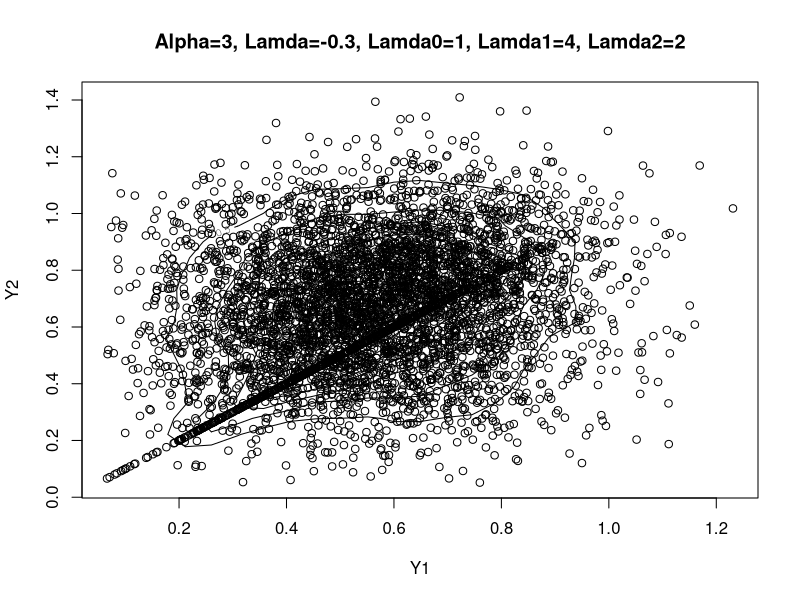
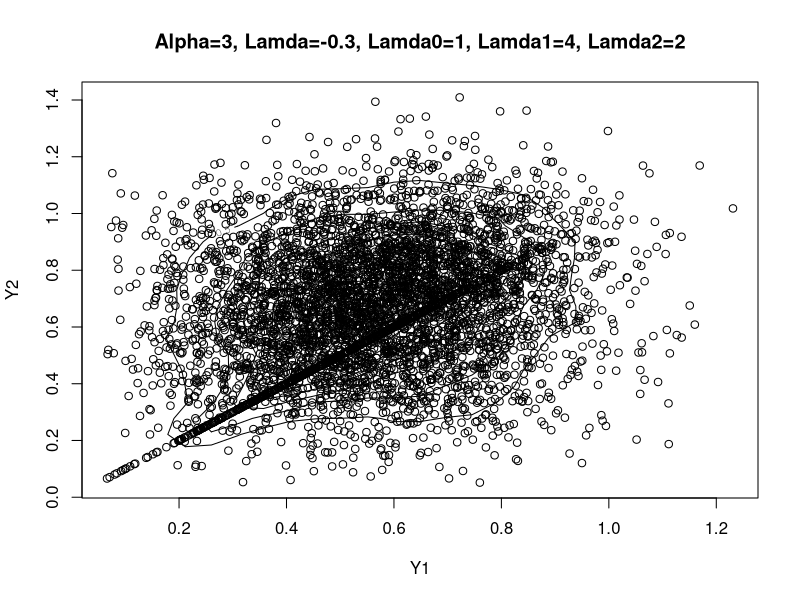
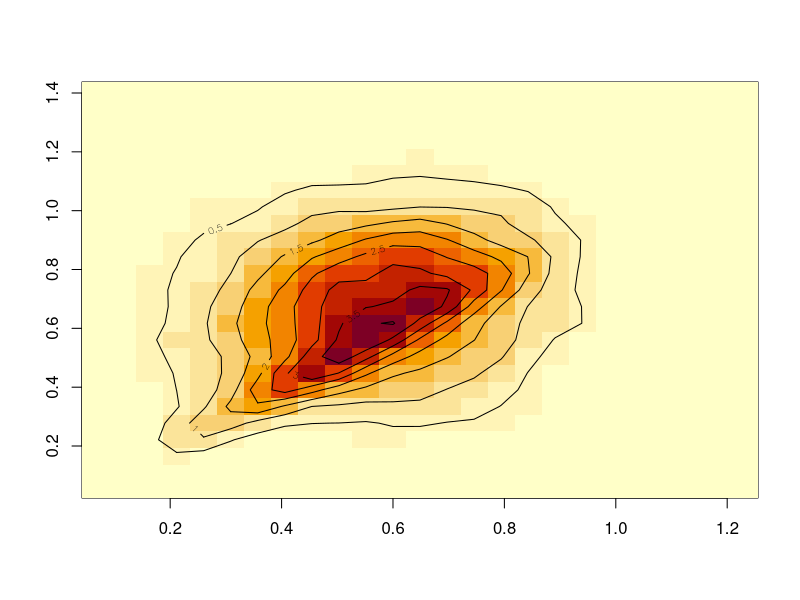
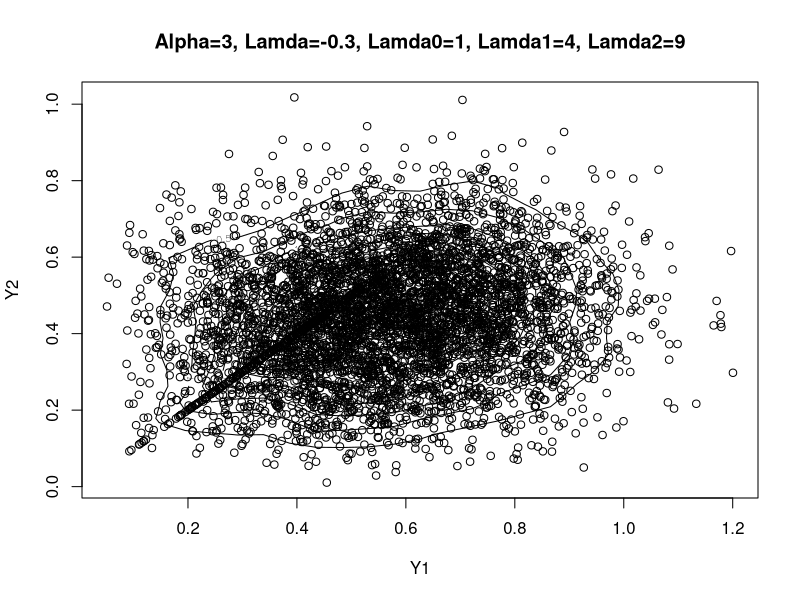
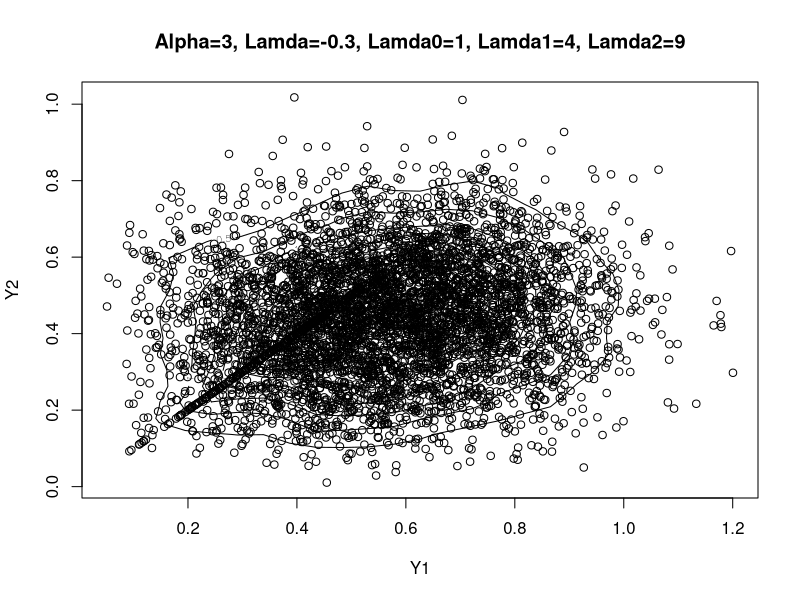
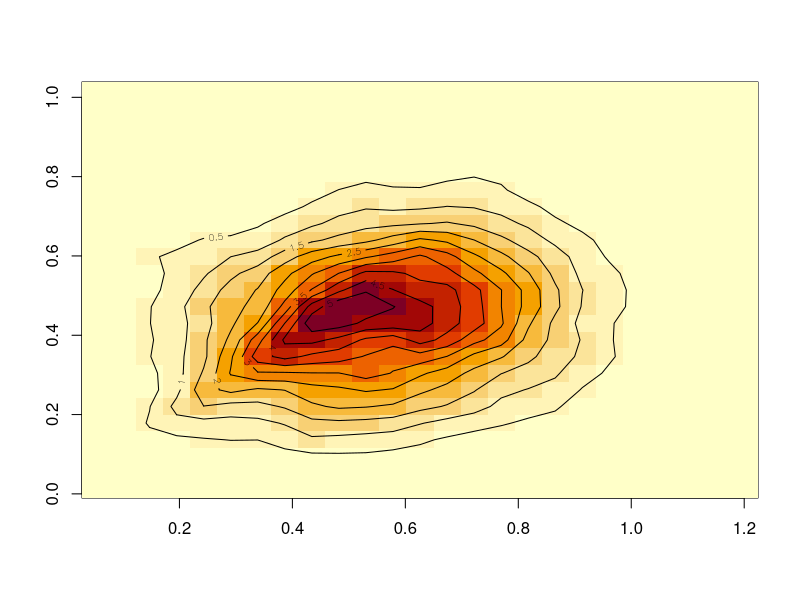
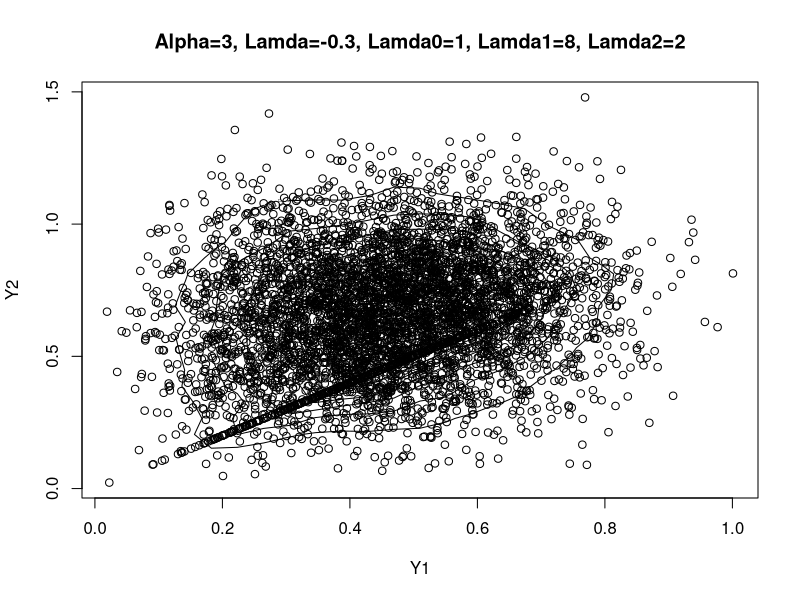
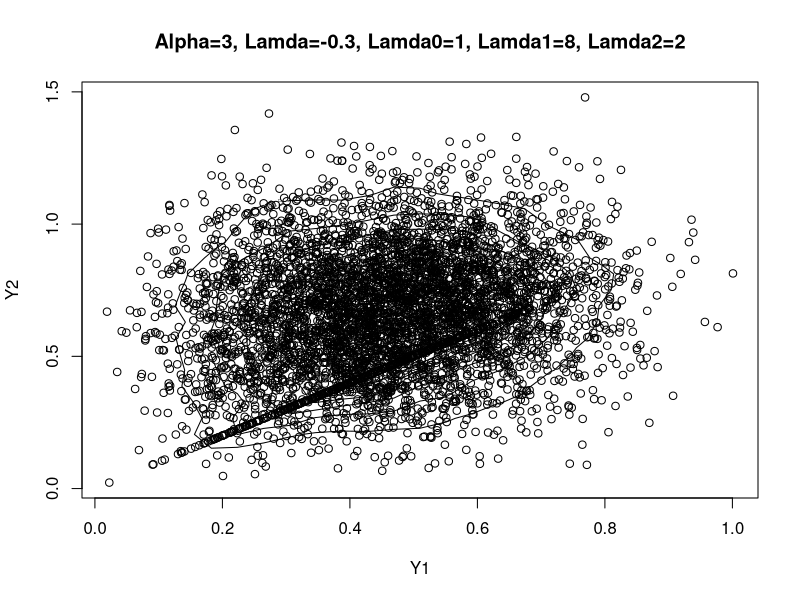

Generate these figures, in order, with R: (Note: this script raises an error after producing the figures.)
library(MASS)
#F* = (1+lamda)F - (lamda)^2

# 1-D Weibull
weibull_pdf_1d <- function(x, alpha, theta)
{
	return (alpha * theta * x^(alpha - 1) * exp(-theta * x^alpha))
}

weibull_se_1d <- function(x, alpha, theta)
{
	return (exp(-theta * x^alpha))
}

weibull_cdf_1d <- function(x, alpha, theta)
{
	return (1 - weibull_se_1d(x, alpha, theta))
}

#Generates n 1-D weibull numbers with given parameters
weibull_generator_1d <- function(alpha, theta, n)
{
	u <- runif(n)
	return (((-1/theta) * log(u))^(1/alpha))
}

# 2-D Marshall–Olkin bivariate Weibull
mobw_pdf_2d <- function(x1, x2, alpha, lamda0, lamda1, lamda2)
{
	if(x1 < x2)
	{
		return (weibull_pdf_1d(x1, alpha, lamda1) * weibull_pdf_1d(x2, alpha, lamda0 + lamda2))
	}
	else if (x1 > x2)
	{
		return (weibull_pdf_1d(x1, alpha, lamda0 + lamda1) * weibull_pdf_1d(x2, alpha, lamda2))
	}
	else
	{
		return ((lamda0/(lamda0 + lamda1 + lamda2)) * weibull_pdf_1d(x1, alpha, lamda0 + lamda1 + lamda2))
	}
}

mobw_se_2d <- function(x1, x2, alpha, lamda0, lamda1, lamda2)
{
	z <- pmax(x1, x2)
	return (weibull_se_1d(x1, alpha, lamda1) * weibull_se_1d(x2, alpha, lamda2) * weibull_se_1d(z, alpha, lamda0))
}

mobw_cdf_2d <- function(x1, x2, alpha, lamda0, lamda1, lamda2)
{
	if(x1 < x2)
	{
		return (weibull_cdf_1d(x1, alpha, lamda1) * weibull_cdf_1d(x2, alpha, lamda0 + lamda2))
	}
	else if (x1 > x2)
	{
		return (weibull_cdf_1d(x1, alpha, lamda0 + lamda1) * weibull_cdf_1d(x2, alpha, lamda2))
	}
	else
	{
		return ((lamda0/(lamda0 + lamda1 + lamda2)) * weibull_cdf_1d(x1, alpha, lamda0 + lamda1 + lamda2))
	}
}

mobw_cdf_partial_x1 <- function(x1, x2, alpha, lamda0, lamda1, lamda2)
{
	if(x1 < x2)
	{
		return (weibull_pdf_1d(x1, alpha, lamda1) * weibull_cdf_1d(x2, alpha, lamda0 + lamda2))
	}
	else if (x1 > x2)
	{
		return (weibull_pdf_1d(x1, alpha, lamda0 + lamda1) * weibull_cdf_1d(x2, alpha, lamda2))
	}
	else
	{
		return ((lamda0/(lamda0 + lamda1 + lamda2)) * weibull_pdf_1d(x1, alpha, lamda0 + lamda1 + lamda2))
	}
}

mobw_cdf_partial_x2 <- function(x1, x2, alpha, lamda0, lamda1, lamda2)
{
	if(x1 < x2)
	{
		return (weibull_cdf_1d(x1, alpha, lamda1) * weibull_pdf_1d(x2, alpha, lamda0 + lamda2))
	}
	else if (x1 > x2)
	{
		return (weibull_cdf_1d(x1, alpha, lamda0 + lamda1) * weibull_pdf_1d(x2, alpha, lamda2))
	}
	else
	{
		return ((lamda0/(lamda0 + lamda1 + lamda2)) * weibull_cdf_1d(x1, alpha, lamda0 + lamda1 + lamda2))
	}
}

# PDF of our distribution function
f <- function(x1, x2, lamda, alpha, lamda0, lamda1, lamda2)
{
	return ( (1 + lamda) * mobw_pdf_2d(x1, x2, alpha, lamda0, lamda1, lamda2)
			- lamda*2*( (mobw_cdf_partial_x2(x1, x2, alpha, lamda0, lamda1, lamda2)
			   * mobw_cdf_partial_x1(x1, x2, alpha, lamda0, lamda1, lamda2))
			 + (mobw_cdf_2d(x1, x2, alpha, lamda0, lamda1, lamda2)
			   * mobw_pdf_2d(x1, x2, alpha, lamda0, lamda1, lamda2)) ) )
}

#Parameters for bivariate weibull
n <- 10000
alpha <- vector(,2)	#TODO select about 2 values >0
lamda <- vector(,2)	#TODO select some value in 0 to -1
lamda0 <- vector(,2) #TODO select about 2 values >0
lamda1 <- vector(,2)	#TODO select about 2 values >0
lamda2 <- vector(,2)	#TODO select about 2 values >0
alpha[1] <- 3;
alpha[2] <- 7;
lamda[1] <- -0.3;
lamda[2] <- -0.75;
lamda0[1] <- 1;
lamda0[2] <- 5;
lamda1[1] <- 4;
lamda1[2] <- 8;
lamda2[1] <- 2;
lamda2[2] <- 9;
d <-1;

#TODO start loop
for(p in 1:2){
	Alpha <- alpha[p];

for(j in 1:2){
	Lamda <- lamda[j];

for(k in 1:2){
	Lamda0 <- lamda0[k];

for(l in 1:2){
	Lamda1 <- lamda1[l];

for(m in 1:2){
Lamda2 <- lamda2[m];
U0 <- weibull_generator_1d(Alpha, Lamda0, n)
U1 <- weibull_generator_1d(Alpha, Lamda1, n)
U2 <- weibull_generator_1d(Alpha, Lamda2, n)

# Here (X1, X2) follows Marshall–Olkin bivariate Weibull
# distribution with parameters (alpha, lamda0, lamda1, lamda2)
X1 <- pmin(U0, U1)
X2 <- pmin(U0, U2)

# Now using Acceptance-Rejection to find required distribution
# we take the sample distribution MOBW
c <- 1 - 3*Lamda
U <- runif(n)
Y1 <- vector(,0)
Y2 <- vector(,0)

for (i in 1:n) {
	x1 <- X1[i]
	x2 <- X2[i]
	u <- U[i]
	if (f(x1, x2, Lamda, Alpha, Lamda0, Lamda1, Lamda2) > c * u * mobw_pdf_2d(x1, x2, Alpha, Lamda0, Lamda1, Lamda2))
	{
		Y1 <- c(Y1, x1)
		Y2 <- c(Y2, x2)
	}
}

#TODO print images
png(paste0("Question2_",toString(d),"a.png"));
plot(Y1,Y2,main=paste0("Alpha=",toString(Alpha), ", Lamda=", toString(Lamda),", Lamda0=", toString(Lamda0),", Lamda1=", toString(Lamda1),", Lamda2=", toString(Lamda2) ))
z.kde=kde2d(Y1,Y2)
contour(z.kde, add = TRUE)
dev.off();

png(paste0("Question2_",toString(d),"b.png"));
plot(Y1,Y2,main=paste0("Alpha=",toString(Alpha), ", Lamda=", toString(Lamda),", Lamda0=", toString(Lamda0),", Lamda1=", toString(Lamda1),", Lamda2=", toString(Lamda2) ))
z.kde=kde2d(Y1,Y2)
contour(z.kde,add=TRUE) 
image(z.kde); 
contour(z.kde, add = TRUE)
dev.off();

d <- d+1;
#TODO end for loop

}
}
}
}
}

rm(list = ls())

